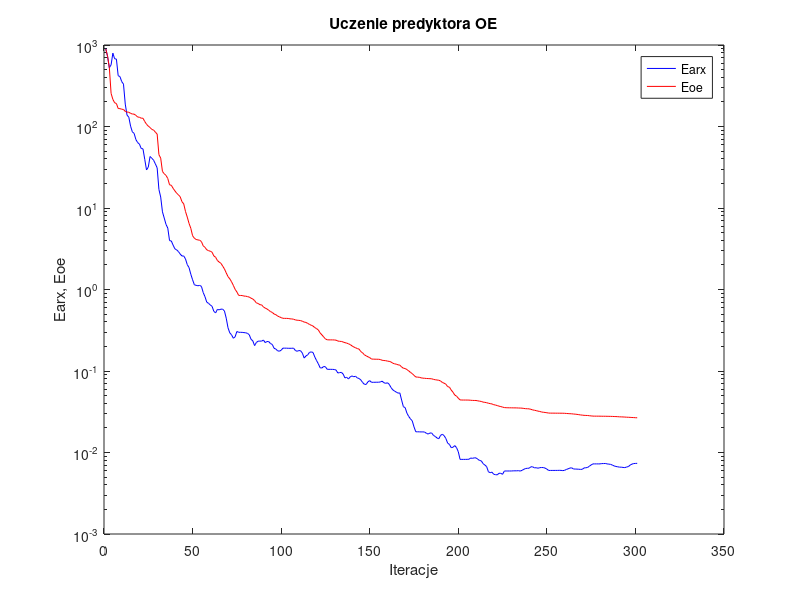
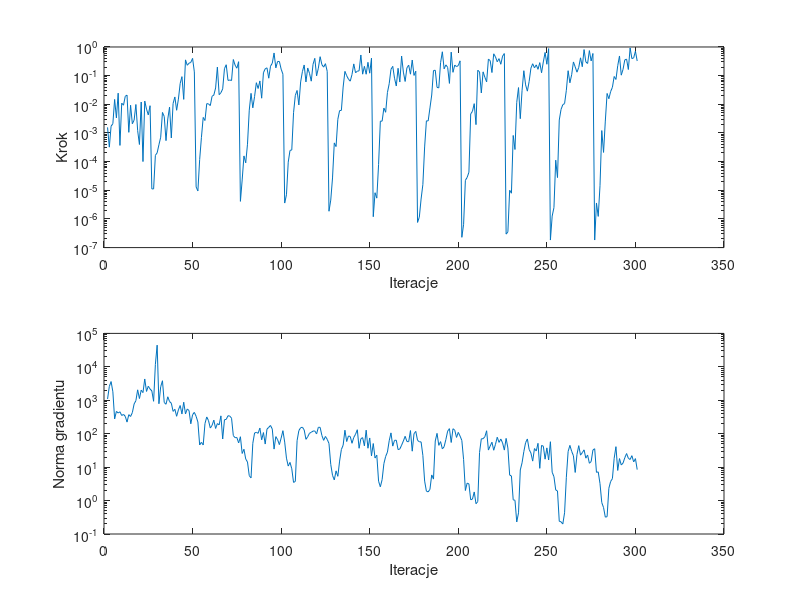

Reproduce these figures in MATLAB, in order.
%uczenie predyktora oe
clear all;
n=0; farx(n+1)=8.995872e+002; foe(n+1)=8.912590e+002; wspucz(n+1)=0.000000e+000; ng(n+1)=0.000000e+000;
%odnowa zmiennej metryki
n=1; farx(n+1)=7.277106e+002; foe(n+1)=7.304933e+002; krok(n+1)=1.564230e-003; ng(n+1)=1.092386e+003;
n=2; farx(n+1)=5.262451e+002; foe(n+1)=5.320350e+002; krok(n+1)=3.199854e-004; ng(n+1)=2.573609e+003;
n=3; farx(n+1)=5.702830e+002; foe(n+1)=2.550323e+002; krok(n+1)=1.728033e-003; ng(n+1)=3.629379e+003;
n=4; farx(n+1)=7.945842e+002; foe(n+1)=2.152353e+002; krok(n+1)=2.095809e-003; ng(n+1)=1.795140e+003;
n=5; farx(n+1)=6.780576e+002; foe(n+1)=1.955314e+002; krok(n+1)=1.479856e-002; ng(n+1)=2.767570e+002;
n=6; farx(n+1)=6.719167e+002; foe(n+1)=1.915066e+002; krok(n+1)=3.350038e-003; ng(n+1)=4.650279e+002;
n=7; farx(n+1)=4.203393e+002; foe(n+1)=1.662663e+002; krok(n+1)=2.447549e-002; ng(n+1)=4.156449e+002;
n=8; farx(n+1)=4.099703e+002; foe(n+1)=1.655925e+002; krok(n+1)=3.674633e-004; ng(n+1)=4.524661e+002;
n=9; farx(n+1)=3.554891e+002; foe(n+1)=1.629616e+002; krok(n+1)=1.095618e-002; ng(n+1)=3.502022e+002;
n=10; farx(n+1)=3.313531e+002; foe(n+1)=1.618430e+002; krok(n+1)=9.296334e-003; ng(n+1)=3.783824e+002;
n=11; farx(n+1)=1.882737e+002; foe(n+1)=1.531418e+002; krok(n+1)=1.904592e-002; ng(n+1)=3.299246e+002;
n=12; farx(n+1)=1.378349e+002; foe(n+1)=1.504220e+002; krok(n+1)=2.091551e-002; ng(n+1)=2.221582e+002;
n=13; farx(n+1)=1.301813e+002; foe(n+1)=1.497010e+002; krok(n+1)=1.052130e-003; ng(n+1)=3.710717e+002;
n=14; farx(n+1)=1.010597e+002; foe(n+1)=1.448931e+002; krok(n+1)=9.267996e-003; ng(n+1)=3.271618e+002;
n=15; farx(n+1)=8.598148e+001; foe(n+1)=1.424068e+002; krok(n+1)=2.093764e-003; ng(n+1)=4.274789e+002;
n=16; farx(n+1)=8.238362e+001; foe(n+1)=1.417716e+002; krok(n+1)=2.804195e-003; ng(n+1)=7.741815e+002;
n=17; farx(n+1)=6.915228e+001; foe(n+1)=1.369635e+002; krok(n+1)=9.852969e-003; ng(n+1)=9.736315e+002;
n=18; farx(n+1)=6.348690e+001; foe(n+1)=1.308091e+002; krok(n+1)=1.202286e-003; ng(n+1)=2.051726e+003;
n=19; farx(n+1)=6.081285e+001; foe(n+1)=1.297794e+002; krok(n+1)=3.952630e-004; ng(n+1)=1.125108e+003;
n=20; farx(n+1)=5.373800e+001; foe(n+1)=1.265211e+002; krok(n+1)=1.199953e-002; ng(n+1)=2.004369e+003;
n=21; farx(n+1)=5.319764e+001; foe(n+1)=1.262061e+002; krok(n+1)=1.004929e-004; ng(n+1)=1.695732e+003;
n=22; farx(n+1)=3.954221e+001; foe(n+1)=1.151310e+002; krok(n+1)=1.299379e-002; ng(n+1)=4.335155e+003;
n=23; farx(n+1)=2.927831e+001; foe(n+1)=1.065815e+002; krok(n+1)=6.780831e-003; ng(n+1)=1.837023e+003;
n=24; farx(n+1)=3.177935e+001; foe(n+1)=1.011209e+002; krok(n+1)=4.266621e-003; ng(n+1)=2.631137e+003;
n=25; farx(n+1)=4.283892e+001; foe(n+1)=9.714932e+001; krok(n+1)=8.928204e-003; ng(n+1)=2.173681e+003;
%odnowa zmiennej metryki
n=26; farx(n+1)=4.078165e+001; foe(n+1)=9.208882e+001; krok(n+1)=1.115447e-005; ng(n+1)=1.908393e+003;
n=27; farx(n+1)=3.856234e+001; foe(n+1)=9.042371e+001; krok(n+1)=1.115447e-005; ng(n+1)=9.315487e+002;
n=28; farx(n+1)=3.475149e+001; foe(n+1)=8.516175e+001; krok(n+1)=1.657863e-004; ng(n+1)=1.179539e+004;
n=29; farx(n+1)=3.113662e+001; foe(n+1)=8.091002e+001; krok(n+1)=2.025153e-004; ng(n+1)=4.450207e+004;
n=30; farx(n+1)=1.688914e+001; foe(n+1)=4.515599e+001; krok(n+1)=3.870864e-004; ng(n+1)=7.869101e+002;
n=31; farx(n+1)=1.363078e+001; foe(n+1)=4.093712e+001; krok(n+1)=7.102557e-004; ng(n+1)=2.537513e+003;
n=32; farx(n+1)=8.963587e+000; foe(n+1)=2.806614e+001; krok(n+1)=5.201755e-003; ng(n+1)=3.837838e+003;
n=33; farx(n+1)=7.525539e+000; foe(n+1)=2.632153e+001; krok(n+1)=3.765398e-003; ng(n+1)=8.600021e+002;
n=34; farx(n+1)=6.297204e+000; foe(n+1)=2.511954e+001; krok(n+1)=5.391128e-004; ng(n+1)=7.586645e+002;
n=35; farx(n+1)=5.667298e+000; foe(n+1)=2.302482e+001; krok(n+1)=3.065383e-003; ng(n+1)=1.270572e+003;
n=36; farx(n+1)=3.980066e+000; foe(n+1)=1.925929e+001; krok(n+1)=7.990988e-003; ng(n+1)=9.154019e+002;
n=37; farx(n+1)=3.940958e+000; foe(n+1)=1.900263e+001; krok(n+1)=6.694872e-004; ng(n+1)=8.184276e+002;
n=38; farx(n+1)=3.505461e+000; foe(n+1)=1.744693e+001; krok(n+1)=1.064021e-002; ng(n+1)=4.648589e+002;
n=39; farx(n+1)=3.157735e+000; foe(n+1)=1.625368e+001; krok(n+1)=1.803826e-002; ng(n+1)=5.373013e+002;
n=40; farx(n+1)=3.066061e+000; foe(n+1)=1.520397e+001; krok(n+1)=6.193383e-003; ng(n+1)=3.317663e+002;
n=41; farx(n+1)=2.921302e+000; foe(n+1)=1.452373e+001; krok(n+1)=1.517095e-002; ng(n+1)=5.162500e+002;
n=42; farx(n+1)=2.727808e+000; foe(n+1)=1.375075e+001; krok(n+1)=5.334988e-002; ng(n+1)=6.958267e+002;
n=43; farx(n+1)=2.575018e+000; foe(n+1)=1.195426e+001; krok(n+1)=9.228634e-002; ng(n+1)=3.889128e+002;
n=44; farx(n+1)=2.581720e+000; foe(n+1)=1.124661e+001; krok(n+1)=1.486332e-002; ng(n+1)=8.737828e+002;
n=45; farx(n+1)=2.371588e+000; foe(n+1)=9.069948e+000; krok(n+1)=3.550835e-001; ng(n+1)=3.921136e+002;
n=46; farx(n+1)=2.018176e+000; foe(n+1)=7.735567e+000; krok(n+1)=2.301336e-001; ng(n+1)=5.486465e+002;
n=47; farx(n+1)=1.857566e+000; foe(n+1)=6.475370e+000; krok(n+1)=2.715719e-001; ng(n+1)=4.918236e+002;
n=48; farx(n+1)=1.539488e+000; foe(n+1)=5.640283e+000; krok(n+1)=2.894475e-001; ng(n+1)=1.980175e+002;
n=49; farx(n+1)=1.317366e+000; foe(n+1)=4.574323e+000; krok(n+1)=4.004429e-001; ng(n+1)=3.688745e+002;
n=50; farx(n+1)=1.144045e+000; foe(n+1)=4.257224e+000; krok(n+1)=1.350958e-001; ng(n+1)=4.348151e+002;
%odnowa zmiennej metryki
n=51; farx(n+1)=1.124520e+000; foe(n+1)=4.113750e+000; krok(n+1)=1.308479e-005; ng(n+1)=3.305950e+002;
n=52; farx(n+1)=1.111451e+000; foe(n+1)=4.055408e+000; krok(n+1)=9.479621e-006; ng(n+1)=2.231447e+002;
n=53; farx(n+1)=1.122755e+000; foe(n+1)=4.028679e+000; krok(n+1)=1.180993e-004; ng(n+1)=4.594815e+001;
n=54; farx(n+1)=1.092339e+000; foe(n+1)=3.869572e+000; krok(n+1)=7.039256e-004; ng(n+1)=5.545483e+001;
n=55; farx(n+1)=9.178476e-001; foe(n+1)=3.436087e+000; krok(n+1)=3.485603e-003; ng(n+1)=4.589003e+001;
n=56; farx(n+1)=8.161624e-001; foe(n+1)=3.292193e+000; krok(n+1)=2.716773e-003; ng(n+1)=2.009645e+002;
n=57; farx(n+1)=6.999035e-001; foe(n+1)=3.071141e+000; krok(n+1)=1.053841e-002; ng(n+1)=3.172448e+002;
n=58; farx(n+1)=6.765318e-001; foe(n+1)=2.998872e+000; krok(n+1)=1.034502e-002; ng(n+1)=2.458708e+002;
n=59; farx(n+1)=6.463869e-001; foe(n+1)=2.948203e+000; krok(n+1)=9.010365e-003; ng(n+1)=1.476254e+002;
n=60; farx(n+1)=6.218967e-001; foe(n+1)=2.868202e+000; krok(n+1)=1.906683e-002; ng(n+1)=1.771951e+002;
n=61; farx(n+1)=5.396902e-001; foe(n+1)=2.582709e+000; krok(n+1)=2.096657e-002; ng(n+1)=2.544693e+002;
n=62; farx(n+1)=5.161137e-001; foe(n+1)=2.488160e+000; krok(n+1)=3.715822e-002; ng(n+1)=1.433826e+002;
n=63; farx(n+1)=5.692993e-001; foe(n+1)=2.272060e+000; krok(n+1)=1.989372e-001; ng(n+1)=2.009005e+002;
n=64; farx(n+1)=5.631036e-001; foe(n+1)=2.171847e+000; krok(n+1)=2.165649e-002; ng(n+1)=1.834738e+002;
n=65; farx(n+1)=5.739540e-001; foe(n+1)=2.094697e+000; krok(n+1)=2.539936e-002; ng(n+1)=3.415744e+002;
n=66; farx(n+1)=5.739548e-001; foe(n+1)=1.938619e+000; krok(n+1)=3.450322e-002; ng(n+1)=6.944360e+001;
n=67; farx(n+1)=5.439173e-001; foe(n+1)=1.786569e+000; krok(n+1)=1.752988e-001; ng(n+1)=2.617340e+002;
n=68; farx(n+1)=4.447211e-001; foe(n+1)=1.600086e+000; krok(n+1)=2.401567e-001; ng(n+1)=2.684247e+002;
n=69; farx(n+1)=3.393280e-001; foe(n+1)=1.438494e+000; krok(n+1)=6.813219e-002; ng(n+1)=3.449142e+002;
n=70; farx(n+1)=2.936036e-001; foe(n+1)=1.352846e+000; krok(n+1)=7.045190e-002; ng(n+1)=3.368539e+002;
n=71; farx(n+1)=2.781355e-001; foe(n+1)=1.244196e+000; krok(n+1)=6.754791e-002; ng(n+1)=2.907084e+002;
n=72; farx(n+1)=2.523583e-001; foe(n+1)=1.125158e+000; krok(n+1)=3.655097e-001; ng(n+1)=8.765058e+001;
n=73; farx(n+1)=2.623708e-001; foe(n+1)=1.005622e+000; krok(n+1)=2.320583e-001; ng(n+1)=7.611985e+001;
n=74; farx(n+1)=3.052402e-001; foe(n+1)=9.343652e-001; krok(n+1)=1.817918e-001; ng(n+1)=7.687734e+001;
n=75; farx(n+1)=2.985615e-001; foe(n+1)=8.477824e-001; krok(n+1)=3.072232e-001; ng(n+1)=5.298704e+001;
%odnowa zmiennej metryki
n=76; farx(n+1)=2.983188e-001; foe(n+1)=8.450530e-001; krok(n+1)=4.102630e-006; ng(n+1)=8.114048e+001;
n=77; farx(n+1)=2.978764e-001; foe(n+1)=8.438904e-001; krok(n+1)=2.296646e-005; ng(n+1)=2.562930e+001;
n=78; farx(n+1)=2.959300e-001; foe(n+1)=8.306231e-001; krok(n+1)=1.582138e-004; ng(n+1)=3.425502e+001;
n=79; farx(n+1)=2.942435e-001; foe(n+1)=8.282938e-001; krok(n+1)=9.065052e-005; ng(n+1)=1.756250e+001;
n=80; farx(n+1)=2.898171e-001; foe(n+1)=8.181673e-001; krok(n+1)=4.047370e-004; ng(n+1)=1.421505e+001;
n=81; farx(n+1)=2.783300e-001; foe(n+1)=8.073364e-001; krok(n+1)=6.255325e-003; ng(n+1)=5.547152e+000;
n=82; farx(n+1)=2.448316e-001; foe(n+1)=7.828266e-001; krok(n+1)=2.410544e-002; ng(n+1)=4.764080e+000;
n=83; farx(n+1)=2.346691e-001; foe(n+1)=7.638900e-001; krok(n+1)=7.530795e-003; ng(n+1)=5.133538e+001;
n=84; farx(n+1)=2.049589e-001; foe(n+1)=7.312622e-001; krok(n+1)=1.869617e-002; ng(n+1)=1.051529e+002;
n=85; farx(n+1)=2.237412e-001; foe(n+1)=6.845326e-001; krok(n+1)=5.671128e-002; ng(n+1)=1.098872e+002;
n=86; farx(n+1)=2.322777e-001; foe(n+1)=6.745626e-001; krok(n+1)=3.557944e-002; ng(n+1)=1.026534e+002;
n=87; farx(n+1)=2.327680e-001; foe(n+1)=6.507031e-001; krok(n+1)=6.539800e-002; ng(n+1)=1.472375e+002;
n=88; farx(n+1)=2.326508e-001; foe(n+1)=6.477303e-001; krok(n+1)=1.632237e-002; ng(n+1)=6.555528e+001;
n=89; farx(n+1)=2.399197e-001; foe(n+1)=6.107142e-001; krok(n+1)=1.261335e-001; ng(n+1)=1.082423e+002;
n=90; farx(n+1)=2.230881e-001; foe(n+1)=5.913603e-001; krok(n+1)=1.738735e-001; ng(n+1)=4.902881e+001;
n=91; farx(n+1)=2.299974e-001; foe(n+1)=5.773103e-001; krok(n+1)=1.872762e-001; ng(n+1)=1.372362e+002;
n=92; farx(n+1)=2.294910e-001; foe(n+1)=5.562241e-001; krok(n+1)=8.139610e-002; ng(n+1)=1.549644e+002;
n=93; farx(n+1)=2.170287e-001; foe(n+1)=5.355329e-001; krok(n+1)=2.134155e-001; ng(n+1)=1.758809e+002;
n=94; farx(n+1)=2.118522e-001; foe(n+1)=5.231905e-001; krok(n+1)=2.725909e-001; ng(n+1)=1.373828e+002;
n=95; farx(n+1)=1.899180e-001; foe(n+1)=5.003185e-001; krok(n+1)=6.182030e-001; ng(n+1)=3.465645e+001;
n=96; farx(n+1)=1.858044e-001; foe(n+1)=4.915629e-001; krok(n+1)=1.865458e-001; ng(n+1)=8.173700e+001;
n=97; farx(n+1)=1.770207e-001; foe(n+1)=4.718478e-001; krok(n+1)=3.129038e-001; ng(n+1)=6.634078e+001;
n=98; farx(n+1)=1.748816e-001; foe(n+1)=4.624457e-001; krok(n+1)=3.119600e-001; ng(n+1)=4.711791e+001;
n=99; farx(n+1)=1.797945e-001; foe(n+1)=4.516934e-001; krok(n+1)=1.686145e-001; ng(n+1)=7.412546e+001;
n=100; farx(n+1)=1.907101e-001; foe(n+1)=4.434020e-001; krok(n+1)=1.124683e-001; ng(n+1)=1.232137e+002;
%odnowa zmiennej metryki
n=101; farx(n+1)=1.906571e-001; foe(n+1)=4.424682e-001; krok(n+1)=3.578487e-006; ng(n+1)=5.608042e+001;
n=102; farx(n+1)=1.906251e-001; foe(n+1)=4.422766e-001; krok(n+1)=6.971762e-006; ng(n+1)=1.857062e+001;
n=103; farx(n+1)=1.900212e-001; foe(n+1)=4.412418e-001; krok(n+1)=9.579321e-005; ng(n+1)=1.076480e+001;
n=104; farx(n+1)=1.900126e-001; foe(n+1)=4.366011e-001; krok(n+1)=2.463545e-004; ng(n+1)=1.385618e+001;
n=105; farx(n+1)=1.899238e-001; foe(n+1)=4.354132e-001; krok(n+1)=2.552019e-004; ng(n+1)=8.934900e+000;
n=106; farx(n+1)=1.909755e-001; foe(n+1)=4.318473e-001; krok(n+1)=5.095665e-003; ng(n+1)=3.493763e+000;
n=107; farx(n+1)=1.788056e-001; foe(n+1)=4.239644e-001; krok(n+1)=2.051314e-002; ng(n+1)=3.728653e+000;
n=108; farx(n+1)=1.745067e-001; foe(n+1)=4.199142e-001; krok(n+1)=3.039298e-002; ng(n+1)=6.207628e+001;
n=109; farx(n+1)=1.782890e-001; foe(n+1)=4.182452e-001; krok(n+1)=9.476825e-003; ng(n+1)=1.237459e+002;
n=110; farx(n+1)=1.771080e-001; foe(n+1)=4.153445e-001; krok(n+1)=6.025298e-002; ng(n+1)=1.509522e+002;
n=111; farx(n+1)=1.653640e-001; foe(n+1)=4.074860e-001; krok(n+1)=1.380129e-001; ng(n+1)=1.561858e+002;
n=112; farx(n+1)=1.441101e-001; foe(n+1)=3.985739e-001; krok(n+1)=2.357265e-001; ng(n+1)=1.300671e+002;
n=113; farx(n+1)=1.530212e-001; foe(n+1)=3.944629e-001; krok(n+1)=6.024636e-002; ng(n+1)=6.789182e+001;
n=114; farx(n+1)=1.579146e-001; foe(n+1)=3.838391e-001; krok(n+1)=1.853482e-001; ng(n+1)=8.144286e+001;
n=115; farx(n+1)=1.692184e-001; foe(n+1)=3.727535e-001; krok(n+1)=1.209337e-001; ng(n+1)=1.029287e+002;
n=116; farx(n+1)=1.716128e-001; foe(n+1)=3.641184e-001; krok(n+1)=6.414287e-002; ng(n+1)=1.103712e+002;
n=117; farx(n+1)=1.687742e-001; foe(n+1)=3.560480e-001; krok(n+1)=2.485924e-001; ng(n+1)=1.196508e+002;
n=118; farx(n+1)=1.485450e-001; foe(n+1)=3.407827e-001; krok(n+1)=4.013589e-001; ng(n+1)=1.211160e+002;
n=119; farx(n+1)=1.342076e-001; foe(n+1)=3.313271e-001; krok(n+1)=9.809225e-002; ng(n+1)=9.823219e+001;
n=120; farx(n+1)=1.224579e-001; foe(n+1)=3.187389e-001; krok(n+1)=1.827549e-001; ng(n+1)=1.554081e+002;
n=121; farx(n+1)=1.095756e-001; foe(n+1)=2.934522e-001; krok(n+1)=4.584092e-001; ng(n+1)=1.548984e+002;
n=122; farx(n+1)=1.087595e-001; foe(n+1)=2.776105e-001; krok(n+1)=2.421357e-001; ng(n+1)=8.848108e+001;
n=123; farx(n+1)=1.136574e-001; foe(n+1)=2.618825e-001; krok(n+1)=1.981558e-001; ng(n+1)=6.330148e+001;
n=124; farx(n+1)=1.126569e-001; foe(n+1)=2.475764e-001; krok(n+1)=2.615920e-001; ng(n+1)=8.264128e+001;
n=125; farx(n+1)=1.048778e-001; foe(n+1)=2.414232e-001; krok(n+1)=1.414327e-001; ng(n+1)=6.785909e+001;
%odnowa zmiennej metryki
n=126; farx(n+1)=1.048483e-001; foe(n+1)=2.409897e-001; krok(n+1)=1.856354e-006; ng(n+1)=5.100894e+001;
n=127; farx(n+1)=1.048187e-001; foe(n+1)=2.409354e-001; krok(n+1)=4.540914e-006; ng(n+1)=1.210356e+001;
n=128; farx(n+1)=1.047045e-001; foe(n+1)=2.408582e-001; krok(n+1)=2.692622e-005; ng(n+1)=5.683436e+000;
n=129; farx(n+1)=1.043682e-001; foe(n+1)=2.404140e-001; krok(n+1)=4.494798e-004; ng(n+1)=4.142629e+000;
n=130; farx(n+1)=1.027565e-001; foe(n+1)=2.389264e-001; krok(n+1)=3.348253e-004; ng(n+1)=7.744239e+000;
n=131; farx(n+1)=9.453005e-002; foe(n+1)=2.332177e-001; krok(n+1)=2.998733e-003; ng(n+1)=5.311999e+000;
n=132; farx(n+1)=9.563690e-002; foe(n+1)=2.313096e-001; krok(n+1)=6.023109e-003; ng(n+1)=1.517072e+001;
n=133; farx(n+1)=9.622616e-002; foe(n+1)=2.305318e-001; krok(n+1)=6.130766e-003; ng(n+1)=3.369757e+001;
n=134; farx(n+1)=9.173329e-002; foe(n+1)=2.269161e-001; krok(n+1)=4.002904e-002; ng(n+1)=4.525361e+001;
n=135; farx(n+1)=8.230373e-002; foe(n+1)=2.227715e-001; krok(n+1)=1.409038e-001; ng(n+1)=1.271777e+002;
n=136; farx(n+1)=8.363192e-002; foe(n+1)=2.198939e-001; krok(n+1)=9.946858e-002; ng(n+1)=5.835314e+001;
n=137; farx(n+1)=7.978920e-002; foe(n+1)=2.157760e-001; krok(n+1)=7.549232e-002; ng(n+1)=8.551902e+001;
n=138; farx(n+1)=8.489882e-002; foe(n+1)=2.108416e-001; krok(n+1)=6.414287e-002; ng(n+1)=8.256056e+001;
n=139; farx(n+1)=8.701160e-002; foe(n+1)=2.033195e-001; krok(n+1)=1.096649e-001; ng(n+1)=5.168203e+001;
n=140; farx(n+1)=8.503781e-002; foe(n+1)=1.971107e-001; krok(n+1)=2.569287e-001; ng(n+1)=7.744536e+001;
n=141; farx(n+1)=8.625601e-002; foe(n+1)=1.928823e-001; krok(n+1)=1.260304e-001; ng(n+1)=9.636195e+001;
n=142; farx(n+1)=8.213105e-002; foe(n+1)=1.885007e-001; krok(n+1)=1.434696e-001; ng(n+1)=1.313762e+002;
n=143; farx(n+1)=8.098779e-002; foe(n+1)=1.854921e-001; krok(n+1)=1.468011e-001; ng(n+1)=3.664747e+001;
n=144; farx(n+1)=7.749108e-002; foe(n+1)=1.728120e-001; krok(n+1)=5.256551e-001; ng(n+1)=7.052106e+001;
n=145; farx(n+1)=7.227899e-002; foe(n+1)=1.671181e-001; krok(n+1)=1.125137e-001; ng(n+1)=7.635168e+001;
n=146; farx(n+1)=6.871028e-002; foe(n+1)=1.578449e-001; krok(n+1)=2.114117e-001; ng(n+1)=4.334577e+001;
n=147; farx(n+1)=6.841941e-002; foe(n+1)=1.535926e-001; krok(n+1)=1.120145e-001; ng(n+1)=1.274731e+002;
n=148; farx(n+1)=7.380505e-002; foe(n+1)=1.493931e-001; krok(n+1)=2.920744e-001; ng(n+1)=3.674688e+001;
n=149; farx(n+1)=7.614478e-002; foe(n+1)=1.459928e-001; krok(n+1)=1.217528e-001; ng(n+1)=7.458650e+001;
n=150; farx(n+1)=7.268913e-002; foe(n+1)=1.401936e-001; krok(n+1)=4.079802e-001; ng(n+1)=2.172866e+001;
%odnowa zmiennej metryki
n=151; farx(n+1)=7.270104e-002; foe(n+1)=1.398638e-001; krok(n+1)=1.197306e-006; ng(n+1)=5.082592e+001;
n=152; farx(n+1)=7.277450e-002; foe(n+1)=1.396090e-001; krok(n+1)=8.219763e-006; ng(n+1)=1.873281e+001;
n=153; farx(n+1)=7.282939e-002; foe(n+1)=1.394160e-001; krok(n+1)=5.320105e-006; ng(n+1)=2.278487e+001;
n=154; farx(n+1)=7.282677e-002; foe(n+1)=1.393489e-001; krok(n+1)=7.910691e-005; ng(n+1)=3.789199e+000;
n=155; farx(n+1)=7.337981e-002; foe(n+1)=1.383318e-001; krok(n+1)=2.583925e-003; ng(n+1)=2.581222e+000;
n=156; farx(n+1)=7.500068e-002; foe(n+1)=1.354240e-001; krok(n+1)=2.583925e-003; ng(n+1)=4.230815e+000;
n=157; farx(n+1)=7.190052e-002; foe(n+1)=1.345153e-001; krok(n+1)=7.399282e-003; ng(n+1)=1.272088e+001;
n=158; farx(n+1)=7.055037e-002; foe(n+1)=1.339764e-001; krok(n+1)=5.269205e-003; ng(n+1)=2.088470e+001;
n=159; farx(n+1)=7.175137e-002; foe(n+1)=1.322735e-001; krok(n+1)=2.580064e-002; ng(n+1)=2.814167e+001;
n=160; farx(n+1)=6.875368e-002; foe(n+1)=1.312584e-001; krok(n+1)=5.234463e-002; ng(n+1)=6.159043e+001;
n=161; farx(n+1)=6.273963e-002; foe(n+1)=1.291011e-001; krok(n+1)=1.659775e-001; ng(n+1)=1.058195e+002;
n=162; farx(n+1)=5.880108e-002; foe(n+1)=1.246904e-001; krok(n+1)=2.114117e-001; ng(n+1)=4.250144e+001;
n=163; farx(n+1)=5.674594e-002; foe(n+1)=1.225407e-001; krok(n+1)=8.139610e-002; ng(n+1)=6.320612e+001;
n=164; farx(n+1)=5.508734e-002; foe(n+1)=1.212923e-001; krok(n+1)=4.346837e-002; ng(n+1)=6.396833e+001;
n=165; farx(n+1)=5.349797e-002; foe(n+1)=1.191132e-001; krok(n+1)=1.807191e-001; ng(n+1)=3.341467e+001;
n=166; farx(n+1)=5.382554e-002; foe(n+1)=1.179634e-001; krok(n+1)=5.985461e-002; ng(n+1)=3.495688e+001;
n=167; farx(n+1)=4.403843e-002; foe(n+1)=1.121609e-001; krok(n+1)=4.837349e-001; ng(n+1)=4.530535e+001;
n=168; farx(n+1)=3.647725e-002; foe(n+1)=1.081345e-001; krok(n+1)=1.328156e-001; ng(n+1)=6.071038e+001;
n=169; farx(n+1)=3.555667e-002; foe(n+1)=1.073344e-001; krok(n+1)=6.268030e-002; ng(n+1)=8.363886e+001;
n=170; farx(n+1)=3.039141e-002; foe(n+1)=1.040560e-001; krok(n+1)=1.881319e-001; ng(n+1)=5.840547e+001;
n=171; farx(n+1)=2.771070e-002; foe(n+1)=1.004117e-001; krok(n+1)=2.317569e-001; ng(n+1)=5.760346e+001;
n=172; farx(n+1)=2.587423e-002; foe(n+1)=9.610281e-002; krok(n+1)=1.124683e-001; ng(n+1)=1.241548e+002;
n=173; farx(n+1)=2.446327e-002; foe(n+1)=9.297511e-002; krok(n+1)=3.505976e-001; ng(n+1)=2.999920e+001;
n=174; farx(n+1)=2.063034e-002; foe(n+1)=8.838253e-002; krok(n+1)=1.015974e-001; ng(n+1)=1.000246e+002;
n=175; farx(n+1)=1.795759e-002; foe(n+1)=8.448374e-002; krok(n+1)=1.428513e-001; ng(n+1)=1.173826e+002;
%odnowa zmiennej metryki
n=176; farx(n+1)=1.795194e-002; foe(n+1)=8.411686e-002; krok(n+1)=7.554899e-007; ng(n+1)=6.326727e+001;
n=177; farx(n+1)=1.793198e-002; foe(n+1)=8.369456e-002; krok(n+1)=1.156476e-006; ng(n+1)=5.738907e+001;
n=178; farx(n+1)=1.787981e-002; foe(n+1)=8.246193e-002; krok(n+1)=4.944182e-006; ng(n+1)=5.683029e+001;
n=179; farx(n+1)=1.790876e-002; foe(n+1)=8.168538e-002; krok(n+1)=1.577348e-005; ng(n+1)=2.250329e+001;
n=180; farx(n+1)=1.781908e-002; foe(n+1)=8.144146e-002; krok(n+1)=3.250430e-004; ng(n+1)=3.825853e+000;
n=181; farx(n+1)=1.720099e-002; foe(n+1)=8.097421e-002; krok(n+1)=2.647020e-003; ng(n+1)=1.908631e+000;
n=182; farx(n+1)=1.683824e-002; foe(n+1)=8.078119e-002; krok(n+1)=2.634602e-003; ng(n+1)=1.820280e+000;
n=183; farx(n+1)=1.734693e-002; foe(n+1)=8.051842e-002; krok(n+1)=7.479896e-003; ng(n+1)=2.163328e+000;
n=184; farx(n+1)=1.735200e-002; foe(n+1)=8.025974e-002; krok(n+1)=2.107682e-002; ng(n+1)=5.851006e+000;
n=185; farx(n+1)=1.620017e-002; foe(n+1)=7.891762e-002; krok(n+1)=1.504830e-001; ng(n+1)=4.390373e+000;
n=186; farx(n+1)=1.573755e-002; foe(n+1)=7.815988e-002; krok(n+1)=1.545508e-001; ng(n+1)=6.050626e+001;
n=187; farx(n+1)=1.506259e-002; foe(n+1)=7.751891e-002; krok(n+1)=3.893014e-002; ng(n+1)=1.023025e+002;
n=188; farx(n+1)=1.476323e-002; foe(n+1)=7.704816e-002; krok(n+1)=3.730542e-002; ng(n+1)=4.484184e+001;
n=189; farx(n+1)=1.622963e-002; foe(n+1)=7.543338e-002; krok(n+1)=2.841626e-001; ng(n+1)=5.797410e+001;
n=190; farx(n+1)=1.675856e-002; foe(n+1)=7.237946e-002; krok(n+1)=6.807263e-001; ng(n+1)=3.517333e+001;
n=191; farx(n+1)=1.608249e-002; foe(n+1)=7.088402e-002; krok(n+1)=1.728230e-001; ng(n+1)=4.080988e+001;
n=192; farx(n+1)=1.483322e-002; foe(n+1)=6.882311e-002; krok(n+1)=2.378132e-001; ng(n+1)=6.749352e+001;
n=193; farx(n+1)=1.302991e-002; foe(n+1)=6.429456e-002; krok(n+1)=1.942977e-001; ng(n+1)=1.193167e+002;
n=194; farx(n+1)=1.256399e-002; foe(n+1)=6.336519e-002; krok(n+1)=5.359529e-002; ng(n+1)=1.415215e+002;
n=195; farx(n+1)=1.147379e-002; foe(n+1)=5.845348e-002; krok(n+1)=6.614848e-001; ng(n+1)=5.463571e+001;
n=196; farx(n+1)=1.159283e-002; foe(n+1)=5.489724e-002; krok(n+1)=1.306634e-001; ng(n+1)=1.409033e+002;
n=197; farx(n+1)=1.215671e-002; foe(n+1)=5.071595e-002; krok(n+1)=2.340680e-001; ng(n+1)=1.269385e+002;
n=198; farx(n+1)=1.149097e-002; foe(n+1)=4.920455e-002; krok(n+1)=2.064051e-001; ng(n+1)=7.747138e+001;
n=199; farx(n+1)=1.023194e-002; foe(n+1)=4.639430e-002; krok(n+1)=2.250273e-001; ng(n+1)=1.096056e+002;
n=200; farx(n+1)=8.233091e-003; foe(n+1)=4.418813e-002; krok(n+1)=3.287969e-001; ng(n+1)=8.491613e+001;
%odnowa zmiennej metryki
n=201; farx(n+1)=8.232521e-003; foe(n+1)=4.404815e-002; krok(n+1)=2.286300e-007; ng(n+1)=6.298194e+001;
n=202; farx(n+1)=8.233114e-003; foe(n+1)=4.403150e-002; krok(n+1)=6.488331e-007; ng(n+1)=1.676475e+001;
n=203; farx(n+1)=8.234188e-003; foe(n+1)=4.402471e-002; krok(n+1)=2.230894e-005; ng(n+1)=1.998660e+000;
n=204; farx(n+1)=8.245904e-003; foe(n+1)=4.399657e-002; krok(n+1)=2.809248e-005; ng(n+1)=3.326407e+000;
n=205; farx(n+1)=8.259669e-003; foe(n+1)=4.396938e-002; krok(n+1)=4.264017e-005; ng(n+1)=3.149470e+000;
n=206; farx(n+1)=8.558263e-003; foe(n+1)=4.373487e-002; krok(n+1)=4.605442e-003; ng(n+1)=1.055141e+000;
n=207; farx(n+1)=8.472540e-003; foe(n+1)=4.358473e-002; krok(n+1)=5.699196e-003; ng(n+1)=1.106824e+000;
n=208; farx(n+1)=8.601642e-003; foe(n+1)=4.348675e-002; krok(n+1)=1.053841e-002; ng(n+1)=1.812207e+000;
n=209; farx(n+1)=8.588320e-003; foe(n+1)=4.347977e-002; krok(n+1)=1.952316e-003; ng(n+1)=8.052110e-001;
n=210; farx(n+1)=8.275172e-003; foe(n+1)=4.305482e-002; krok(n+1)=1.545805e-001; ng(n+1)=9.332490e-001;
n=211; farx(n+1)=7.983275e-003; foe(n+1)=4.265709e-002; krok(n+1)=1.350863e-001; ng(n+1)=2.755312e+001;
n=212; farx(n+1)=7.891953e-003; foe(n+1)=4.230693e-002; krok(n+1)=2.490870e-002; ng(n+1)=7.034303e+001;
n=213; farx(n+1)=7.306919e-003; foe(n+1)=4.151911e-002; krok(n+1)=1.357350e-001; ng(n+1)=7.080735e+001;
n=214; farx(n+1)=7.015356e-003; foe(n+1)=4.125170e-002; krok(n+1)=8.732707e-002; ng(n+1)=8.107009e+001;
n=215; farx(n+1)=6.718936e-003; foe(n+1)=4.085126e-002; krok(n+1)=6.073322e-002; ng(n+1)=1.225495e+002;
n=216; farx(n+1)=5.807279e-003; foe(n+1)=4.023951e-002; krok(n+1)=3.772555e-001; ng(n+1)=3.242042e+001;
n=217; farx(n+1)=5.651102e-003; foe(n+1)=3.977991e-002; krok(n+1)=3.354651e-001; ng(n+1)=4.276227e+001;
n=218; farx(n+1)=5.743578e-003; foe(n+1)=3.944076e-002; krok(n+1)=1.282857e-001; ng(n+1)=5.561336e+001;
n=219; farx(n+1)=5.407613e-003; foe(n+1)=3.863159e-002; krok(n+1)=5.779250e-001; ng(n+1)=3.201184e+001;
n=220; farx(n+1)=5.346386e-003; foe(n+1)=3.820086e-002; krok(n+1)=4.500546e-001; ng(n+1)=4.827233e+001;
n=221; farx(n+1)=5.319155e-003; foe(n+1)=3.766270e-002; krok(n+1)=3.047347e-001; ng(n+1)=7.846133e+001;
n=222; farx(n+1)=5.561974e-003; foe(n+1)=3.703473e-002; krok(n+1)=3.923690e-001; ng(n+1)=5.495170e+001;
n=223; farx(n+1)=5.555802e-003; foe(n+1)=3.661042e-002; krok(n+1)=2.494838e-001; ng(n+1)=6.931806e+001;
n=224; farx(n+1)=5.400700e-003; foe(n+1)=3.606125e-002; krok(n+1)=4.803814e-001; ng(n+1)=5.314066e+001;
n=225; farx(n+1)=5.929582e-003; foe(n+1)=3.559347e-002; krok(n+1)=5.888949e-001; ng(n+1)=3.233400e+001;
%odnowa zmiennej metryki
n=226; farx(n+1)=5.930341e-003; foe(n+1)=3.545250e-002; krok(n+1)=2.957677e-007; ng(n+1)=7.238782e+001;
n=227; farx(n+1)=5.930976e-003; foe(n+1)=3.538728e-002; krok(n+1)=3.549215e-007; ng(n+1)=3.729309e+001;
n=228; farx(n+1)=5.932473e-003; foe(n+1)=3.535917e-002; krok(n+1)=9.999543e-006; ng(n+1)=5.777515e+000;
n=229; farx(n+1)=5.932444e-003; foe(n+1)=3.534129e-002; krok(n+1)=7.895680e-006; ng(n+1)=5.441418e+000;
n=230; farx(n+1)=5.956429e-003; foe(n+1)=3.529972e-002; krok(n+1)=8.180843e-004; ng(n+1)=1.053087e+000;
n=231; farx(n+1)=5.962304e-003; foe(n+1)=3.528548e-002; krok(n+1)=2.647908e-004; ng(n+1)=1.021010e+000;
n=232; farx(n+1)=5.958830e-003; foe(n+1)=3.525272e-002; krok(n+1)=1.170476e-002; ng(n+1)=2.291553e-001;
n=233; farx(n+1)=5.989124e-003; foe(n+1)=3.514522e-002; krok(n+1)=3.836134e-002; ng(n+1)=4.299458e-001;
n=234; farx(n+1)=5.915354e-003; foe(n+1)=3.510346e-002; krok(n+1)=3.151553e-003; ng(n+1)=8.227886e+000;
n=235; farx(n+1)=6.045289e-003; foe(n+1)=3.499716e-002; krok(n+1)=3.052860e-002; ng(n+1)=1.348597e+001;
n=236; farx(n+1)=6.217563e-003; foe(n+1)=3.473583e-002; krok(n+1)=1.486329e-001; ng(n+1)=2.914388e+001;
n=237; farx(n+1)=6.364964e-003; foe(n+1)=3.450109e-002; krok(n+1)=4.757597e-002; ng(n+1)=5.410443e+001;
n=238; farx(n+1)=6.400943e-003; foe(n+1)=3.441055e-002; krok(n+1)=2.876670e-002; ng(n+1)=6.968616e+001;
n=239; farx(n+1)=6.420417e-003; foe(n+1)=3.432053e-002; krok(n+1)=6.268030e-002; ng(n+1)=3.378149e+001;
n=240; farx(n+1)=6.684773e-003; foe(n+1)=3.386392e-002; krok(n+1)=1.827549e-001; ng(n+1)=2.641928e+001;
n=241; farx(n+1)=6.668976e-003; foe(n+1)=3.330630e-002; krok(n+1)=2.601807e-001; ng(n+1)=1.514288e+001;
n=242; farx(n+1)=6.476424e-003; foe(n+1)=3.297459e-002; krok(n+1)=1.869994e-001; ng(n+1)=3.597594e+001;
n=243; farx(n+1)=6.511438e-003; foe(n+1)=3.263853e-002; krok(n+1)=2.378132e-001; ng(n+1)=3.032301e+001;
n=244; farx(n+1)=6.409171e-003; foe(n+1)=3.217735e-002; krok(n+1)=1.663330e-001; ng(n+1)=5.153647e+001;
n=245; farx(n+1)=6.519268e-003; foe(n+1)=3.189154e-002; krok(n+1)=2.846355e-001; ng(n+1)=9.216014e+000;
n=246; farx(n+1)=6.540236e-003; foe(n+1)=3.141588e-002; krok(n+1)=1.261335e-001; ng(n+1)=4.475190e+001;
n=247; farx(n+1)=6.536321e-003; foe(n+1)=3.117410e-002; krok(n+1)=3.003510e-001; ng(n+1)=4.229431e+001;
n=248; farx(n+1)=6.435672e-003; foe(n+1)=3.099888e-002; krok(n+1)=6.435764e-001; ng(n+1)=1.731804e+001;
n=249; farx(n+1)=6.251407e-003; foe(n+1)=3.074854e-002; krok(n+1)=2.496347e-001; ng(n+1)=3.764962e+001;
n=250; farx(n+1)=6.025652e-003; foe(n+1)=3.048102e-002; krok(n+1)=8.773192e-001; ng(n+1)=1.637385e+001;
%odnowa zmiennej metryki
n=251; farx(n+1)=6.025901e-003; foe(n+1)=3.041620e-002; krok(n+1)=1.835801e-007; ng(n+1)=5.754448e+001;
n=252; farx(n+1)=6.026416e-003; foe(n+1)=3.041000e-002; krok(n+1)=1.258158e-006; ng(n+1)=7.038106e+000;
n=253; farx(n+1)=6.026951e-003; foe(n+1)=3.040253e-002; krok(n+1)=2.488118e-006; ng(n+1)=5.174220e+000;
n=254; farx(n+1)=6.030610e-003; foe(n+1)=3.037706e-002; krok(n+1)=1.123699e-004; ng(n+1)=2.078557e+000;
n=255; farx(n+1)=6.032165e-003; foe(n+1)=3.036808e-002; krok(n+1)=2.773752e-005; ng(n+1)=1.933952e+000;
n=256; farx(n+1)=6.043848e-003; foe(n+1)=3.036166e-002; krok(n+1)=2.818159e-003; ng(n+1)=2.399294e-001;
n=257; farx(n+1)=6.035364e-003; foe(n+1)=3.034467e-002; krok(n+1)=6.606617e-003; ng(n+1)=2.322023e-001;
n=258; farx(n+1)=5.992267e-003; foe(n+1)=3.032545e-002; krok(n+1)=9.707132e-003; ng(n+1)=1.989260e-001;
n=259; farx(n+1)=6.046348e-003; foe(n+1)=3.026875e-002; krok(n+1)=1.059400e-002; ng(n+1)=4.313578e-001;
n=260; farx(n+1)=6.188400e-003; foe(n+1)=3.014128e-002; krok(n+1)=3.081734e-002; ng(n+1)=4.981507e+000;
n=261; farx(n+1)=6.309023e-003; foe(n+1)=3.003221e-002; krok(n+1)=1.487414e-001; ng(n+1)=2.930308e+001;
n=262; farx(n+1)=6.448405e-003; foe(n+1)=2.992464e-002; krok(n+1)=5.623415e-002; ng(n+1)=4.474804e+001;
n=263; farx(n+1)=6.487824e-003; foe(n+1)=2.985599e-002; krok(n+1)=1.076512e-001; ng(n+1)=2.970854e+001;
n=264; farx(n+1)=6.280262e-003; foe(n+1)=2.966261e-002; krok(n+1)=3.005969e-001; ng(n+1)=2.193387e+001;
n=265; farx(n+1)=6.266469e-003; foe(n+1)=2.954900e-002; krok(n+1)=2.022243e-001; ng(n+1)=6.932602e+000;
n=266; farx(n+1)=6.254297e-003; foe(n+1)=2.936402e-002; krok(n+1)=1.320406e-001; ng(n+1)=2.398507e+001;
n=267; farx(n+1)=6.231874e-003; foe(n+1)=2.914681e-002; krok(n+1)=1.940886e-001; ng(n+1)=4.393151e+001;
n=268; farx(n+1)=6.208315e-003; foe(n+1)=2.890098e-002; krok(n+1)=4.187571e-001; ng(n+1)=2.280617e+001;
n=269; farx(n+1)=6.221759e-003; foe(n+1)=2.875661e-002; krok(n+1)=2.048291e-001; ng(n+1)=2.709338e+001;
n=270; farx(n+1)=6.467325e-003; foe(n+1)=2.856941e-002; krok(n+1)=8.127796e-001; ng(n+1)=3.287746e+001;
n=271; farx(n+1)=6.498395e-003; foe(n+1)=2.849904e-002; krok(n+1)=3.013338e-001; ng(n+1)=1.853880e+001;
n=272; farx(n+1)=6.552272e-003; foe(n+1)=2.844429e-002; krok(n+1)=2.656312e-001; ng(n+1)=2.304087e+001;
n=273; farx(n+1)=6.795016e-003; foe(n+1)=2.827170e-002; krok(n+1)=7.491049e-001; ng(n+1)=1.304787e+001;
n=274; farx(n+1)=7.038214e-003; foe(n+1)=2.811738e-002; krok(n+1)=3.261226e-001; ng(n+1)=1.467675e+001;
n=275; farx(n+1)=7.249522e-003; foe(n+1)=2.796114e-002; krok(n+1)=5.934102e-001; ng(n+1)=3.245245e+001;
%odnowa zmiennej metryki
n=276; farx(n+1)=7.249149e-003; foe(n+1)=2.793591e-002; krok(n+1)=1.835801e-007; ng(n+1)=3.553300e+001;
n=277; farx(n+1)=7.248900e-003; foe(n+1)=2.792489e-002; krok(n+1)=3.605762e-006; ng(n+1)=6.985583e+000;
n=278; farx(n+1)=7.248331e-003; foe(n+1)=2.791918e-002; krok(n+1)=1.226134e-006; ng(n+1)=7.210718e+000;
n=279; farx(n+1)=7.249736e-003; foe(n+1)=2.790896e-002; krok(n+1)=1.445172e-005; ng(n+1)=3.207115e+000;
n=280; farx(n+1)=7.311980e-003; foe(n+1)=2.785698e-002; krok(n+1)=1.213392e-003; ng(n+1)=8.705061e-001;
n=281; farx(n+1)=7.316175e-003; foe(n+1)=2.785304e-002; krok(n+1)=2.093774e-004; ng(n+1)=6.175175e-001;
n=282; farx(n+1)=7.336075e-003; foe(n+1)=2.784606e-002; krok(n+1)=2.600344e-003; ng(n+1)=3.193373e-001;
n=283; farx(n+1)=7.248846e-003; foe(n+1)=2.781043e-002; krok(n+1)=2.390821e-002; ng(n+1)=3.295041e-001;
n=284; farx(n+1)=7.198244e-003; foe(n+1)=2.778707e-002; krok(n+1)=1.563153e-002; ng(n+1)=2.332249e+000;
n=285; farx(n+1)=7.154940e-003; foe(n+1)=2.775323e-002; krok(n+1)=2.788265e-002; ng(n+1)=3.729384e+000;
n=286; farx(n+1)=7.002618e-003; foe(n+1)=2.771004e-002; krok(n+1)=3.907153e-002; ng(n+1)=4.528600e+000;
n=287; farx(n+1)=6.844756e-003; foe(n+1)=2.764048e-002; krok(n+1)=9.359461e-002; ng(n+1)=1.843601e+001;
n=288; farx(n+1)=6.736473e-003; foe(n+1)=2.759183e-002; krok(n+1)=7.356694e-002; ng(n+1)=4.091986e+001;
n=289; farx(n+1)=6.680432e-003; foe(n+1)=2.752078e-002; krok(n+1)=2.214588e-001; ng(n+1)=7.956516e+000;
n=290; farx(n+1)=6.611539e-003; foe(n+1)=2.740212e-002; krok(n+1)=4.854776e-001; ng(n+1)=1.803177e+001;
n=291; farx(n+1)=6.608700e-003; foe(n+1)=2.735823e-002; krok(n+1)=1.039503e-001; ng(n+1)=1.160960e+001;
n=292; farx(n+1)=6.559495e-003; foe(n+1)=2.730073e-002; krok(n+1)=1.653712e-001; ng(n+1)=1.321176e+001;
n=293; farx(n+1)=6.520319e-003; foe(n+1)=2.722190e-002; krok(n+1)=3.550835e-001; ng(n+1)=1.910333e+001;
n=294; farx(n+1)=6.637977e-003; foe(n+1)=2.711351e-002; krok(n+1)=3.780408e-001; ng(n+1)=2.551254e+001;
n=295; farx(n+1)=6.713600e-003; foe(n+1)=2.706091e-002; krok(n+1)=1.638325e-001; ng(n+1)=1.841776e+001;
n=296; farx(n+1)=7.001110e-003; foe(n+1)=2.697916e-002; krok(n+1)=9.282331e-001; ng(n+1)=1.692823e+001;
n=297; farx(n+1)=7.197501e-003; foe(n+1)=2.688731e-002; krok(n+1)=3.923690e-001; ng(n+1)=2.202360e+001;
n=298; farx(n+1)=7.319320e-003; foe(n+1)=2.682487e-002; krok(n+1)=4.187571e-001; ng(n+1)=1.432354e+001;
n=299; farx(n+1)=7.339736e-003; foe(n+1)=2.672198e-002; krok(n+1)=7.101669e-001; ng(n+1)=1.799768e+001;
n=300; farx(n+1)=7.370292e-003; foe(n+1)=2.666102e-002; krok(n+1)=3.240219e-001; ng(n+1)=8.429470e+000;

figure; semilogy(farx,'b'); hold on; semilogy(foe,'r'); xlabel('Iteracje'); ylabel('Earx, Eoe'); legend('Earx','Eoe'); title('Uczenie predyktora OE');
figure; subplot(2,1,1); semilogy(krok); xlabel('Iteracje'); ylabel('Krok');
subplot(2,1,2); semilogy(ng); xlabel('Iteracje'); ylabel('Norma gradientu');
Earx=farx(n+1)
Eoe=foe(n+1)
